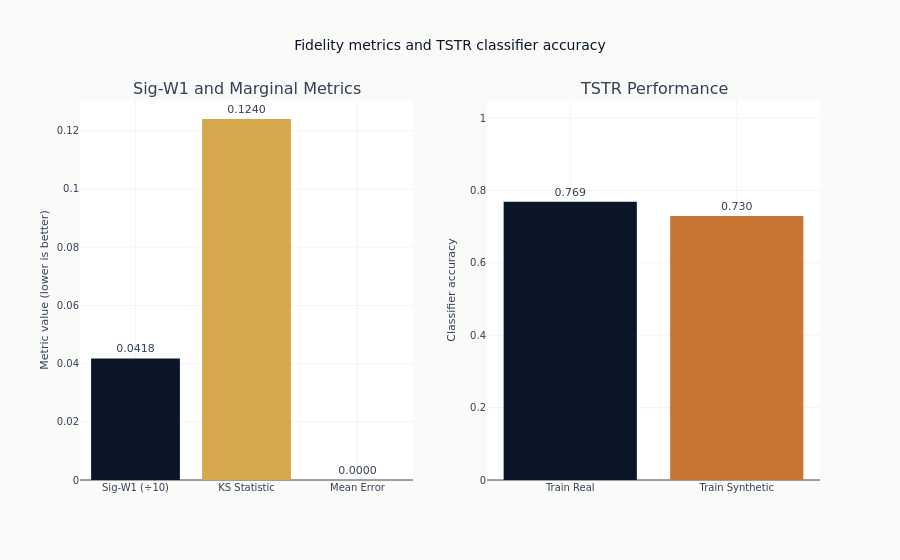

Write notebook code for a chart like this one.
### Markdown cell above
## 13. Summary Visualization

### Code cell
fig = make_subplots(
    rows=1,
    cols=2,
    subplot_titles=["Sig-W1 and Marginal Metrics", "TSTR Performance"],
)

# Left: Signature and marginal metrics
metrics = ["Sig-W1 (÷10)", "KS Statistic", "Mean Error"]
values = [
    eval_results["sig_w1"] / 10,  # Scale down for visualization
    eval_results["ks_statistic"],
    abs(eval_results["real_mean"] - eval_results["syn_mean"]),
]

fig.add_trace(
    go.Bar(
        x=metrics,
        y=values,
        marker_color=[COLORS["blue"], COLORS["amber"], COLORS["slate"]],
        text=[f"{v:.4f}" for v in values],
        textposition="outside",
    ),
    row=1,
    col=1,
)

# Right: TSTR
methods = ["Train Real", "Train Synthetic"]
accuracies = [
    tstr_results["accuracy_train_real"],
    tstr_results["accuracy_train_synthetic"],
]

fig.add_trace(
    go.Bar(
        x=methods,
        y=accuracies,
        marker_color=[COLORS["blue"], COLORS["copper"]],
        text=[f"{a:.3f}" for a in accuracies],
        textposition="outside",
    ),
    row=1,
    col=2,
)

fig.update_yaxes(title_text="Metric value (lower is better)", row=1, col=1)
fig.update_yaxes(title_text="Classifier accuracy", row=1, col=2, range=[0, 1.05])
fig.update_layout(
    title_text="Fidelity metrics and TSTR classifier accuracy",
    showlegend=False,
    template="ml4t",
)

show_plotly_with_alt(
    fig,
    "Two bar panels. The left panel shows three fidelity metrics on a common axis "
    "where lower is better: the scaled Sig-W1 distance, a taller KS statistic, and a "
    "mean error bar so close to zero it is barely visible. The right panel shows "
    "classifier accuracy for training on real and on synthetic data, two bars of "
    "similar height with the real-trained one slightly taller.",
)

### Figure 1 — Plotly figure (JSON) as saved in the notebook; plotly's stock layout.template omitted (floating-point values rounded to 4 significant figures)
{"data": [{"marker": {"color": ["#0a1628", "#D4A84B", "#1a2d4a"]}, "text": ["0.0418", "0.1240", "0.0000"], "textposition": "outside", "type": "bar", "x": ["Sig-W1 (÷10)", "KS Statistic", "Mean Error"], "xaxis": "x", "y": [0.04178, 0.124, 8.612e-06], "yaxis": "y"}, {"marker": {"color": ["#0a1628", "#C87533"]}, "text": ["0.769", "0.730"], "textposition": "outside", "type": "bar", "x": ["Train Real", "Train Synthetic"], "xaxis": "x2", "y": [0.7686, 0.7297], "yaxis": "y2"}], "layout": {"annotations": [{"font": {"size": 16}, "showarrow": false, "text": "Sig-W1 and Marginal Metrics", "x": 0.225, "xanchor": "center", "xref": "paper", "y": 1.0, "yanchor": "bottom", "yref": "paper"}, {"font": {"size": 16}, "showarrow": false, "text": "TSTR Performance", "x": 0.775, "xanchor": "center", "xref": "paper", "y": 1.0, "yanchor": "bottom", "yref": "paper"}], "showlegend": false, "title": {"text": "Fidelity metrics and TSTR classifier accuracy"}, "xaxis": {"anchor": "y", "domain": [0.0, 0.45]}, "xaxis2": {"anchor": "y2", "domain": [0.55, 1.0]}, "yaxis": {"anchor": "x", "domain": [0.0, 1.0], "title": {"text": "Metric value (lower is better)"}}, "yaxis2": {"anchor": "x2", "domain": [0.0, 1.0], "range": [0, 1.05], "title": {"text": "Classifier accuracy"}}}}
